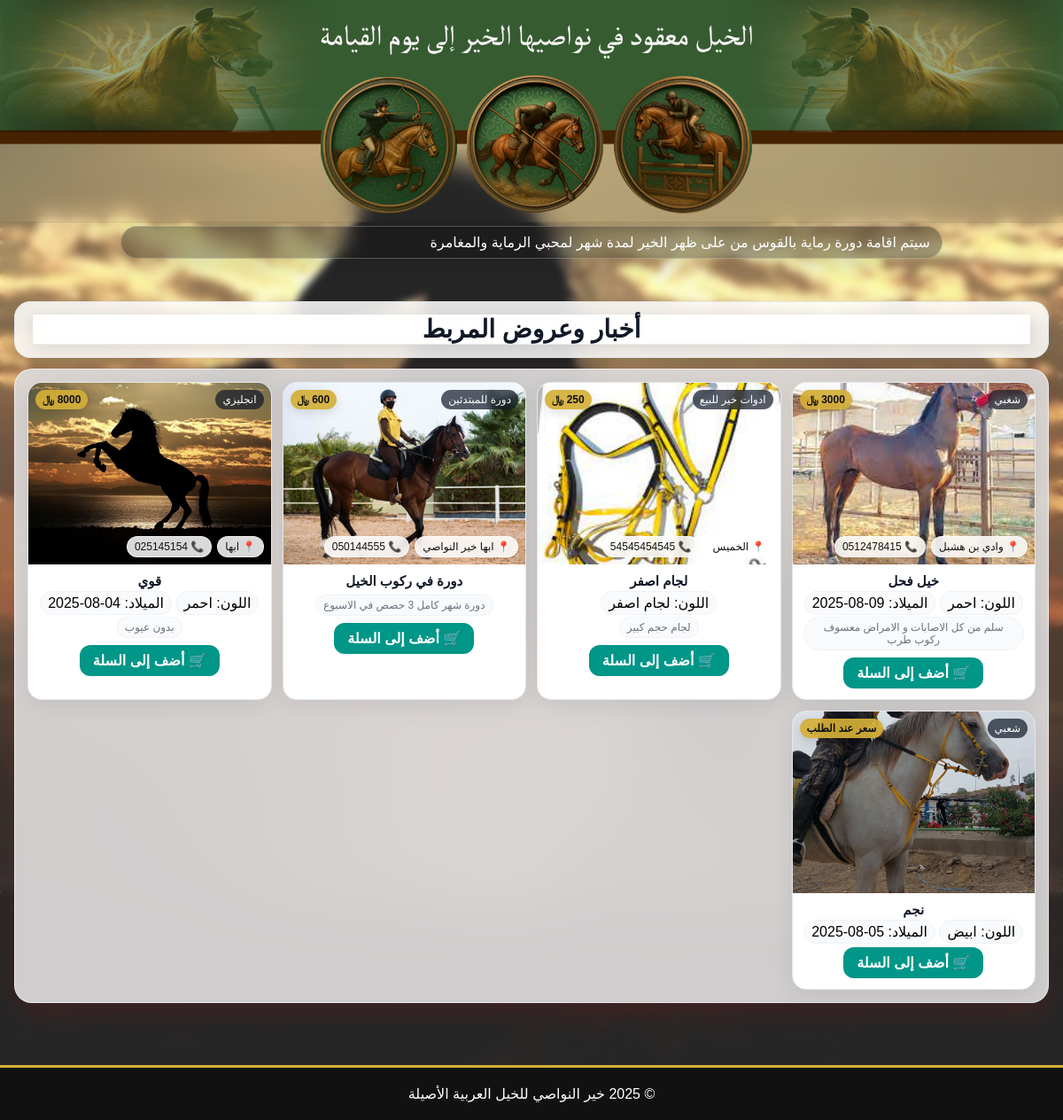
The page / on the database its author committed.
### stables/models.py (models this page shows, shortened)
class NewsTicker(models.Model):
    text = models.TextField('نص الشريط')
    is_active = models.BooleanField('مفعل', default=True)
    created_at = models.DateTimeField('تاريخ الإضافة', auto_now_add=True)
    updated_at = models.DateTimeField('آخر تحديث', auto_now=True)
    class Meta:
        verbose_name = 'شريط أخبار'
        verbose_name_plural = 'أشرطة الأخبار'

class Horse(models.Model):
    name = models.CharField('الاسم', max_length=255)
    breed = models.CharField('السلالة', max_length=100, blank=True, null=True)
    birth_date = models.DateField('تاريخ الميلاد', blank=True, null=True)
    color = models.CharField('اللون', max_length=50, blank=True, null=True)
    photo = models.ImageField('الصورة', upload_to='horses/photos/', blank=True, null=True)
    contact_phone = models.CharField('رقم التواصل', max_length=30, blank=True, null=True)
    price = models.DecimalField('السعر (ريال)', max_digits=10, decimal_places=2, blank=True, null=True)
    specs = models.TextField('المواصفات', blank=True, null=True)
    location = models.CharField('الموقع', max_length=120, blank=True, null=True)
    class Meta:
        verbose_name = 'حصان'
        verbose_name_plural = 'الخيول'

### kail2028/urls.py (the view)
# urls.py: path('', home_view, name='home'),
def home_view(request):
    horses = Horse.objects.order_by('-id')
    ticker = NewsTicker.objects.filter(is_active=True).order_by('-updated_at').first()
    cart = request.session.get('cart', [])
    cart_count = len(cart)
    return render(request, 'home.html', {
        'horses': horses,
        'ticker': ticker,
        'cart_count': cart_count,
    })

### templates/home.html (shortened to what this page needs)
{% load static %}
<!DOCTYPE html>
<html lang="ar" dir="rtl">
<head>
</head>
<body>
    {% include 'header.html' %}
    <a href="{% url 'stables:view_cart' %}" class="cart-link">
        🛍️ <span class="cart-count">{{ cart_count }}</span> سلتك
    </a>
    {% if ticker and ticker.text %}
    <div class="full-news-bar">
        <marquee behavior="scroll" direction="right" scrollamount="5">
            {{ ticker.text }}
        </marquee>
    </div>
    {% endif %}
    <section class="hero"></section>
    <section class="stb-wrap" aria-labelledby="horses-title">
        <div class="stb-panel">
            <header class="stb-head">
                <h3 id="horses-title" class="stb-title">أخبار وعروض المربط</h3>
            </header>
        </div>
        {% if horses %}
        <div class="sale-frame">
          <div class="stb-grid">
            {% for horse in horses %}
            <article class="stb-card" aria-label="{{ horse.name|default:'حصان' }}">
                <div class="stb-media">
                    {% if horse.photo %}
                      <img loading="lazy" src="{{ horse.photo.url }}" alt="صورة {{ horse.name|default:'حصان' }}">
                    {% endif %}
                    {% if horse.breed %}<span class="stb-badge">{{ horse.breed }}</span>{% endif %}
                    {% if horse.price %}
                      <span class="stb-price">{{ horse.price|floatformat:0 }} ﷼</span>
                    {% else %}
                      <span class="stb-price">سعر عند الطلب</span>
                    {% endif %}
                    <div class="stb-info">
                        {% if horse.location %}<span class="chip">📍 {{ horse.location }}</span>{% endif %}
                        {% if horse.contact_phone %}<span class="chip">📞 {{ horse.contact_phone }}</span>{% endif %}
                    </div>
                </div>
                <div class="stb-body">
                    <h4 class="stb-name">{{ horse.name }}</h4>
                    {% if horse.color %}<span class="stb-chip">اللون: {{ horse.color }}</span>{% endif %}
                    {% if horse.birth_date %}<span class="stb-chip">الميلاد: {{ horse.birth_date|date:"d-m-Y" }}</span>{% endif %}
                    {% if horse.specs %}
                    <div class="stb-meta" style="margin-top:6px;">
                        <span class="stb-chip">{{ horse.specs|truncatechars:60 }}</span>
                    </div>
                    {% endif %}
                    <div>
                        <a href="{% url 'stables:add_to_cart' horse.id %}" class="btn-cart">🛒 أضف إلى السلة</a>
                    </div>
                </div>
            </article>
            {% endfor %}
          </div>
        </div>
        {% else %}
          <div class="stb-panel">لا توجد خيل للبيع حاليًا.</div>
        {% endif %}
    </section>
    {% include 'footer.html' %}
</body>
</html>

### templates/home.html (style rules this page uses)
body { margin:0; font-family:'Tahoma',sans-serif; background:url('/static/horse-1804425_960_720.jpg') center/cover no-repeat fixed; position:relative; overflow-x:hidden; }
body::before { content:""; position:fixed; inset:0; z-index:-1; background:rgba(255,255,255,.15); backdrop-filter:blur(4px); }
header { position: relative !important; width: 100%; top: 0; left: 0; z-index: 50; background: rgba(255,255,255,0.92); backdrop-filter: blur(10px); border-bottom: 1px solid rgba(0,0,0,0.08); display: flex; flex-direction: column; align-items: center; justify-content: center; text-align: center; padding: 10px 8px; box-shadow: 0 4px 15px rgba(0,0,0,0.1); }
.hero { height:36vh; display:block; }
:root { --stb-card-bg:#fff; --stb-card-b:#e5e7eb; --stb-text:#111827; --stb-muted:#6b7280; --stb-shadow:0 6px 24px rgba(0,0,0,.08); --stb-radius:16px; }
.stb-wrap { max-width:1200px; margin:0 auto; padding:0 16px 56px; position:relative; z-index:1; margin-top:-210px; }
@media (min-width:1024px) { .stb-wrap { margin-top:-250px; } }
.stb-panel { background:rgba(255,255,255,.86); backdrop-filter:blur(8px); border:1px solid #e5e7eb; border-radius:18px; box-shadow:0 8px 24px rgba(0,0,0,.10); padding:14px 20px; margin-bottom:12px; }
.stb-head { display:flex; align-items:center; justify-content:space-between; gap:12px; flex-wrap:wrap; }
.stb-title { font-size:clamp(20px,2.6vw,28px); color:var(--stb-text); margin:0; font-weight:800; text-align:center; flex:1; }
.stb-grid { display:grid; gap:12px; grid-template-columns:repeat(auto-fit,minmax(250px,1fr)); }
.stb-card { background:var(--stb-card-bg); border:1px solid var(--stb-card-b); border-radius:var(--stb-radius); overflow:hidden; box-shadow:var(--stb-shadow); transition:transform .18s ease, box-shadow .18s ease; }
.stb-media { position:relative; width:100%; aspect-ratio:4/3; background:#f3f4f6; overflow:hidden; }
.stb-media img { width:100%; height:100%; object-fit:cover; display:block; }
.stb-badge { position:absolute; top:8px; inset-inline-start:8px; background:rgba(17,24,39,.7); color:#fff; font-size:12px; padding:4px 8px; border-radius:999px; backdrop-filter:blur(4px); }
.stb-price { position:absolute; top:8px; inset-inline-end:8px; background:rgba(212,175,55,.92); color:#111; font-weight:800; font-size:12px; padding:4px 8px; border-radius:999px; box-shadow:0 4px 12px rgba(0,0,0,.12); display:inline-flex; align-items:center; gap:4px; }
.stb-info { position:absolute; inset-inline:8px; bottom:8px; display:flex; gap:6px; flex-wrap:wrap; }
.stb-info .chip { background:rgba(255,255,255,.85); backdrop-filter:blur(6px); border:1px solid rgba(255,255,255,.6); padding:4px 8px; border-radius:999px; font-size:12px; color:#111; }
.stb-body { padding:10px 12px 12px; text-align:center; }
.stb-name { font-weight:700; color:var(--stb-text); font-size:15px; margin:0 0 6px; white-space:nowrap; overflow:hidden; text-overflow:ellipsis; }
.stb-meta { display:flex; justify-content:center; gap:6px; flex-wrap:wrap; color:var(--stb-muted); font-size:12px; }
.stb-chip { background:#f9fafb; border:1px solid #eef2f7; padding:4px 8px; border-radius:999px; }
.full-news-bar { position:sticky; top:4px; margin:4px auto 10px; max-width:900px; width:calc(100% - 32px); background:rgba(17,17,17,.35); backdrop-filter:blur(10px); padding:9px 14px; color:#fff; z-index:6; border-radius:999px; box-shadow:0 10px 24px rgba(0,0,0,.12), inset 0 0 0 1px rgba(255,255,255,.25); }
.sale-frame { position:relative; padding:14px; border-radius:20px; background:rgba(222, 220, 220, 0.923); backdrop-filter:blur(50px); border:1px solid rgba(255,255,255,.6); box-shadow:0 10px 28px rgba(235, 5, 5, 0.12); margin-block:8px 14px; }
.btn-cart { display:inline-block; margin-top:8px; padding:8px 15px; background:#009688; color:white; border-radius:12px; font-weight:bold; text-decoration:none; transition:background 0.3s; }
.cart-link { position:absolute; top:15px; left:15px; background:#00796b; color:#fff; padding:8px 14px; border-radius:999px; text-decoration:none; font-weight:bold; }
.cart-count { background:red; color:white; border-radius:50%; padding:3px 7px; font-size:12px; margin-right:6px; }

### templates/header.html (style rules this page uses)
body { margin: 0 !important; padding: 0 !important; overflow-x: hidden !important; }
header { margin: 0 !important; padding: 0 !important; width: 100% !important; max-width: 100% !important; }

### rows shown on the page
NewsTicker: text "سيتم اقامة دورة رماية بالقوس من على ظهر الخير لمدة شهر لمحبي الرماية والمغامرة"
Horse: photo (picture), breed "شغبي", price "3000", location "وادي بن هشبل", contact_phone "0512478415", name "خيل فحل", color "احمر", birth_date "09-08-2025", specs "سلم من كل الاصابات و الامراض معسوف ركوب طرب"
Horse: photo (picture), breed "ادوات خير للبيع", price "250", location "الخميس", contact_phone "54545454545", name "لجام اصفر", color "لجام اصفر", specs "لجام حجم كبير"
Horse: photo (picture), breed "دورة للمبتدئين", price "600", location "ابها خير النواصي", contact_phone "050144555", name "دورة في ركوب الخيل", specs "دورة شهر كامل 3 حصص في الاسبوع"
Horse: photo (picture), breed "انجليزي", price "8000", location "ابها", contact_phone "025145154", name "قوي", color "احمر", birth_date "04-08-2025", specs "بدون عيوب"
Horse: photo (picture), breed "شعبي", shows "سعر عند الطلب", name "نجم", color "ابيض", birth_date "05-08-2025"
